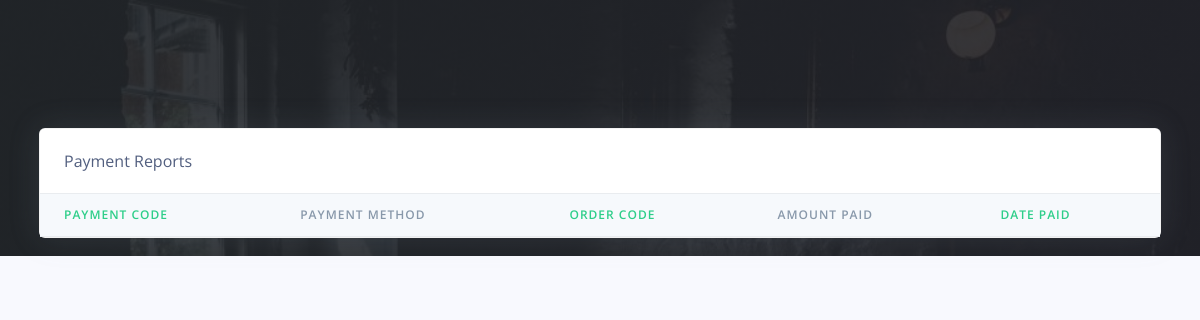
Page /Restro/cashier/payments_reports.php (signed in) on the earlier database version.
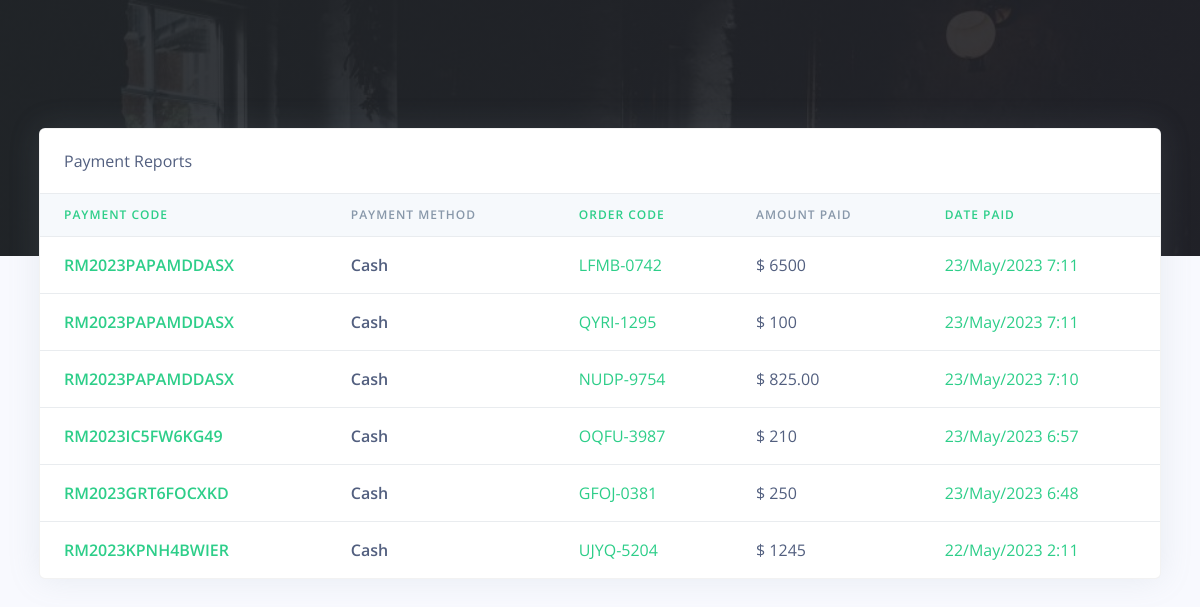
Same page on the later database version.
### tables this page shows
CREATE TABLE `rpos_payments` (
  `pay_id` varchar(200) NOT NULL,
  `pay_code` varchar(200) NOT NULL,
  `order_code` varchar(200) NOT NULL,
  `customer_id` varchar(200) NOT NULL,
  `pay_amt` varchar(200) NOT NULL,
  `pay_method` varchar(200) NOT NULL,
  `created_at` timestamp(6) NOT NULL DEFAULT current_timestamp(6) ON UPDATE current_timestamp(6)
);

### Restro/cashier/payments_reports.php (the view, shortened to what this page needs)
<?php
include('config/config.php');
require_once('partials/_head.php');
?>
<body>
    <div class="main-content">
        <div class="container-fluid mt--8">
            <div class="row">
                <div class="col">
                    <div class="card shadow">
                        <div class="card-header border-0">
                            Payment Reports
                        </div>
                        <div class="table-responsive">
                            <table class="table align-items-center table-flush">
                                <thead class="thead-light">
                                    <tr>
                                        <th class="text-success" scope="col">Payment Code</th>
                                        <th scope="col">Payment Method</th>
                                        <th class="text-success" scope="col">Order Code</th>
                                        <th scope="col">Amount Paid</th>
                                        <th class="text-success" scope="col">Date Paid</th>
                                    </tr>
                                </thead>
                                <tbody>
                                    <?php
                                    $ret = "SELECT * FROM  rpos_payments ORDER BY `created_at` DESC ";
                                    $stmt = $mysqli->prepare($ret);
                                    $stmt->execute();
                                    $res = $stmt->get_result();
                                    while ($payment = $res->fetch_object()) {
                                    ?>
                                        <tr>
                                            <th class="text-success" scope="row">
                                                <?php echo $payment->pay_code; ?>
                                            </th>
                                            <th scope="row">
                                                <?php echo $payment->pay_method; ?>
                                            </th>
                                            <td class="text-success">
                                                <?php echo $payment->order_code; ?>
                                            </td>
                                            <td>
                                                $ <?php echo $payment->pay_amt; ?>
                                            </td>
                                            <td class="text-success">
                                                <?php echo date('d/M/Y g:i', strtotime($payment->created_at)) ?>
                                            </td>
                                        </tr>
                                    <?php } ?>
                                </tbody>
                            </table>
                        </div>
                    </div>
                </div>
            </div>
        </div>
    </div>
</body>
</html>

Differences in the rows shown:
added rpos_payments: pay_code "RM2023PAPAMDDASX", pay_method "Cash", order_code "LFMB-0742", pay_amt "6500", created_at "23/May/2023 7:11"
added rpos_payments: pay_code "RM2023PAPAMDDASX", pay_method "Cash", order_code "QYRI-1295", pay_amt "100", created_at "23/May/2023 7:11"
added rpos_payments: pay_code "RM2023PAPAMDDASX", pay_method "Cash", order_code "NUDP-9754", pay_amt "825.00", created_at "23/May/2023 7:10"
added rpos_payments: pay_code "RM2023IC5FW6KG49", pay_method "Cash", order_code "OQFU-3987", pay_amt "210", created_at "23/May/2023 6:57"
added rpos_payments: pay_code "RM2023GRT6FOCXKD", pay_method "Cash", order_code "GFOJ-0381", pay_amt "250", created_at "23/May/2023 6:48"
added rpos_payments: pay_code "RM2023KPNH4BWIER", pay_method "Cash", order_code "UJYQ-5204", pay_amt "1245", created_at "22/May/2023 2:11"
